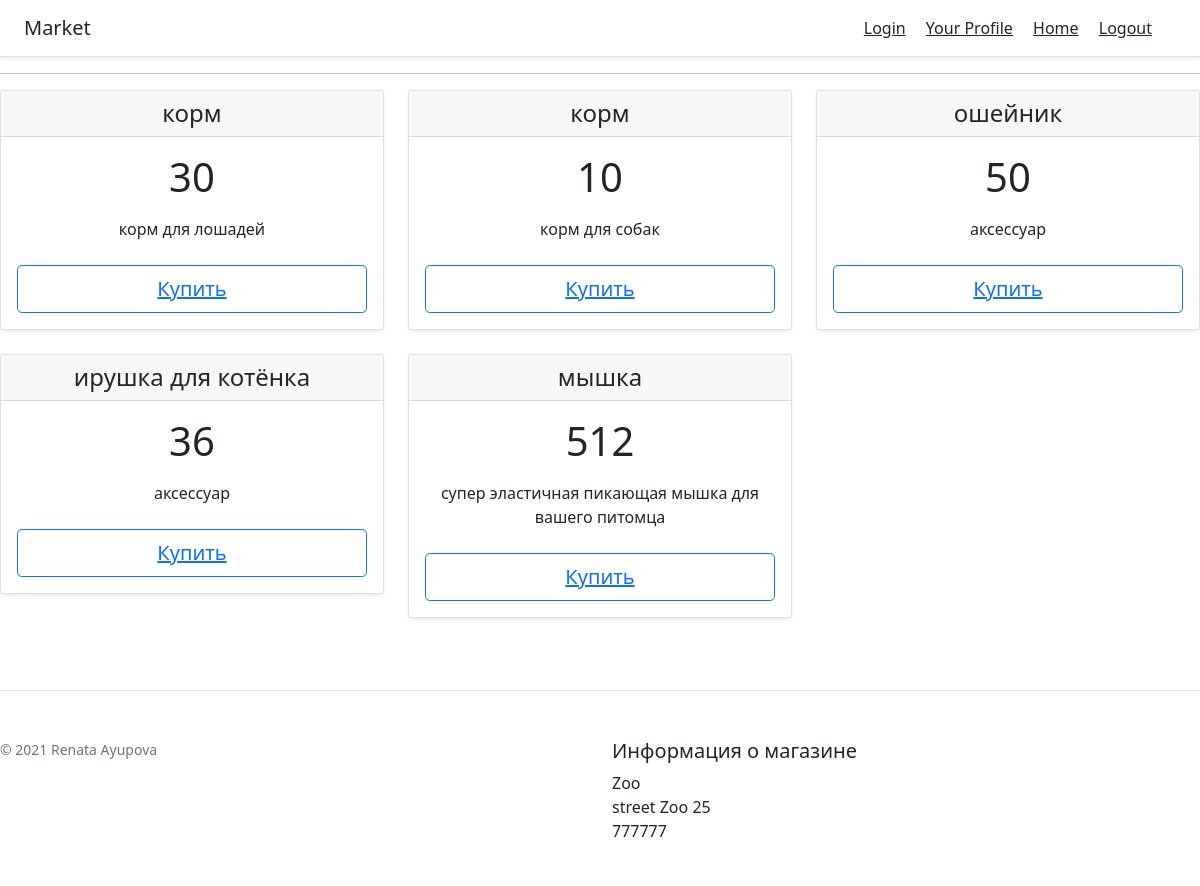
/shop/Zoo, run on the app's committed database.
### app/models.py (models this page shows)
class Product(db.Model):
    id = db.Column(db.Integer, primary_key=True)
    name = db.Column(db.String(256), index = True)
    description = db.Column(db.String(64), index=True)
    price = db.Column(db.Integer, index=True)
    mount = db.Column(db.Integer, index=True)
    category = db.Column(db.String(64), index=True)
    id_market = db.Column(db.Integer, index=True)

class Market(db.Model):
    id = db.Column(db.Integer, primary_key=True)
    name = db.Column(db.String(64), index=True, unique=True)
    address = db.Column(db.String(120), )
    phone_number = db.Column(db.Integer, index=True)

### app/views.py (the view)
@app.route('/shop/<name>')
def shop(name):
    market = Market.query.filter_by(name=name).first()
    products = Product.query.filter_by(id_market=market.id).all()
    return render_template("shop.html", products=products, market=market)

### app/templates/shop.html (shortened to what this page needs)
<!DOCTYPE html>
<html lang="en">
<head>
</head>
<body>
{% extends "base.html" %}
{% block content %}
<div class="row row-cols-1 row-cols-md-3 mb-3 text-center">
    {% for product in products %}
    <div class="col">
      <div class="card mb-4 shadow-sm">
      <div class="card-header">
        <h4 class="my-0 fw-normal">{{product.name}}</h4>
      </div>
      <div class="card-body">
        <h1 class="card-title pricing-card-title">{{product.price}}</h1>
        <ul class="list-unstyled mt-3 mb-4">
          <li>{{product.description}}</li>
        </ul>
        <button type="button" class="w-100 btn btn-lg btn-outline-primary"><a href="{{ url_for('product', id=product.id) }}">Купить</a></button>
      </div>
    </div>
    </div>
    {% endfor %}
</div>
<footer class="pt-4 my-md-5 pt-md-5 border-top">
    <div class="row">
      <div class="col-12 col-md">
        <small class="d-block mb-3 text-muted">© 2021 Renata Ayupova</small>
      </div>
      <div class="col-6 col-md">
        <h5>Информация о магазине</h5>
        <ul class="list-unstyled text-small">
          <li>{{market.name}}</li>
          <li>{{market.address}}</li>
          <li>{{market.phone_number}}</li>
        </ul>
      </div>
    </div>
  </footer>
{% endblock %}

### data on the page
Product: name "корм", price "30", description "корм для лошадей"
Product: name "корм", price "10", description "корм для собак"
Product: name "ошейник", price "50", description "аксессуар"
Product: name "ирушка для котёнка", price "36", description "аксессуар"
Product: name "мышка", price "512", description "супер эластичная пикающая мышка для вашего питомца"
Market: name "Zoo", address "street Zoo 25", phone_number "777777"
